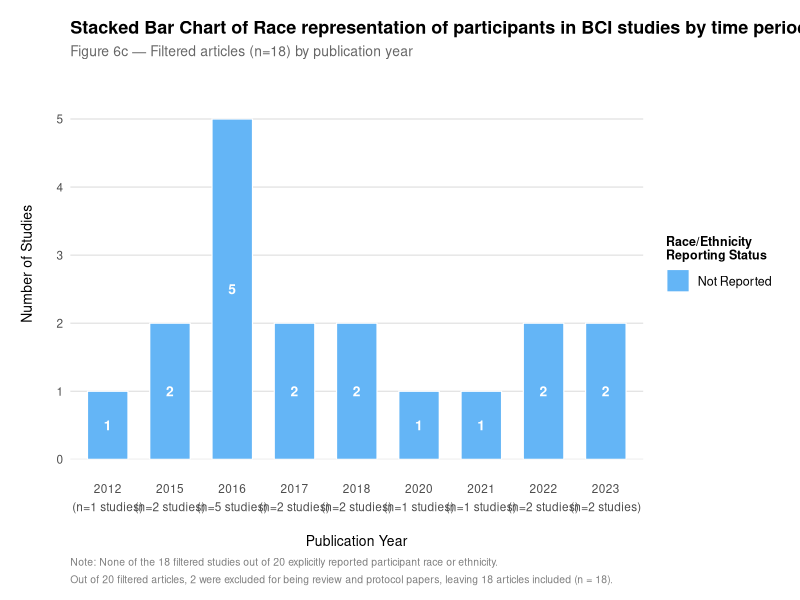
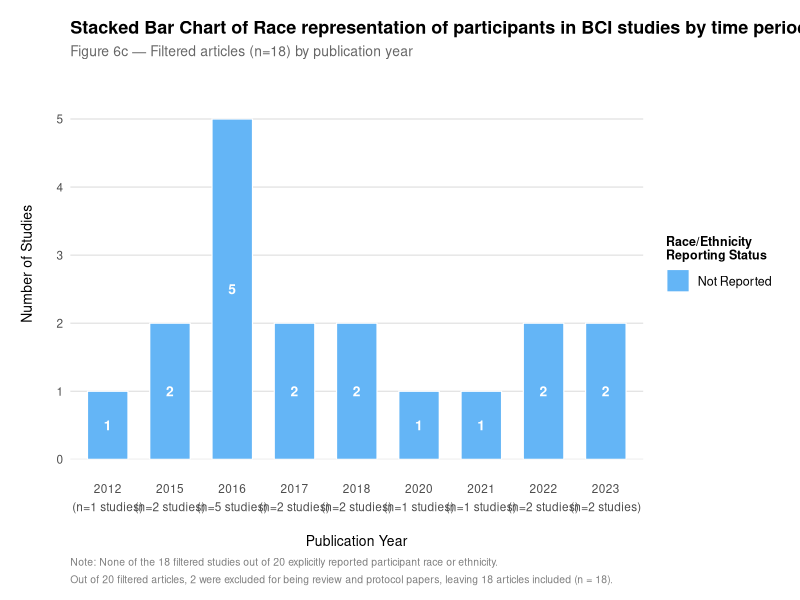

Source code (R) for these figures, in order:
# Remove note to install packages if not installed already
# install.packages(c("ggplot2", "scales"))

library(ggplot2)
library(scales)

# Building data

agg <- data.frame(
  year   = c(2012, 2015, 2015, 2016, 2016, 2017, 2017, 2018, 2018, 2020, 2021, 2022, 2022, 2023, 2023),
  status = c(
    "Not Reported",                          # 2012
    "Not Reported", "Not Reported",          # 2015
    "Not Reported", "Not Reported",          # 2016
    "Not Reported", "Not Reported",          # 2017
    "Not Reported", "Not Reported",          # 2018
    "Not Reported",                          # 2020
    "Not Reported",                          # 2021
    "Not Reported", "Not Reported",          # 2022
    "Not Reported", "Not Reported"           # 2023
  ),
  stringsAsFactors = FALSE
)

extra_2016 <- data.frame(
  year   = c(2016, 2016, 2016),
  status = c("Not Reported", "Not Reported", "Not Reported"),
  stringsAsFactors = FALSE
)
agg <- rbind(agg, extra_2016)

counts <- as.data.frame(table(agg$year, agg$status))
names(counts) <- c("year", "status", "count")
counts <- counts[counts$count > 0, ]
counts$year <- as.integer(as.character(counts$year))

n_per_year  <- as.data.frame(table(agg$year))
names(n_per_year) <- c("year", "n")
n_per_year$year <- as.integer(as.character(n_per_year$year))

counts <- merge(counts, n_per_year, by = "year")

counts$year_label <- factor(
  paste0(counts$year, "\n(n=", counts$n, " studies)"),
  levels = paste0(sort(unique(counts$year)),
                  "\n(n=", n_per_year$n[order(n_per_year$year)], " studies)")
)

counts$status <- factor(counts$status,
                        levels = c("Not Reported"))

cat("\nData check:\n")
print(counts[, c("year","status","count")])
cat("\n")

# Plotting

fig6c <- ggplot(counts, aes(x = year_label, y = count, fill = status)) +
  
  geom_bar(stat = "identity", position = "stack",
           width = 0.65, color = "white", linewidth = 0.4) +
  
  geom_text(
    aes(label = count),
    position = position_stack(vjust = 0.5),
    color = "white", size = 3.5, fontface = "bold", family = "Helvetica"
  ) +
  
  scale_fill_manual(
    values = c(
      "Not Reported" = "#64B5F6"  
    ),
    name = "Race/Ethnicity\nReporting Status"
  ) +
  
  scale_y_continuous(
    expand = expansion(mult = c(0, 0.15)),
    breaks = seq(0, 6, by = 1)
  ) +
  
  labs(
    title    = "Stacked Bar Chart of Race representation of participants in BCI studies by time periods",
    subtitle = "Figure 6c \u2014 Filtered articles (n=18) by publication year",
    x        = "Publication Year",
    y        = "Number of Studies",
    caption  = paste0(
      "Note: None of the 18 filtered studies out of 20 explicitly reported participant race or ethnicity.\n",
      "Out of 20 filtered articles, 2 were excluded for being review and protocol papers, leaving 18 articles included (n = 18)."
      
    )
  ) +
  
  theme_minimal(base_family = "Helvetica") +
  theme(
    plot.title         = element_text(size = 13, face = "bold", hjust = 0),
    plot.subtitle      = element_text(size = 10, color = "grey40", hjust = 0),
    plot.caption       = element_text(size = 7.5, color = "grey50", hjust = 0,
                                      lineheight = 1.4),
    axis.title.x       = element_text(size = 10, margin = margin(t = 15)),
    axis.title.y       = element_text(size = 10, margin = margin(r = 15)),
    axis.text          = element_text(size = 8.5),
    axis.text.x        = element_text(lineheight = 1.3, margin = margin(t = 15)),
    legend.title       = element_text(size = 9, face = "bold"),
    legend.text        = element_text(size = 9),
    legend.position    = "right",
    panel.grid.major.x = element_blank(),
    panel.grid.minor   = element_blank(),
    panel.grid.major.y = element_line(color = "grey88", linewidth = 0.4),
    plot.margin        = margin(t = 15, r = 15, b = 10, l = 15)
  )

print(fig6c)

# Save

ggsave("figure6c_race_reporting.png",
       plot = fig6c, width = 11, height = 5.5, dpi = 300, bg = "white")
